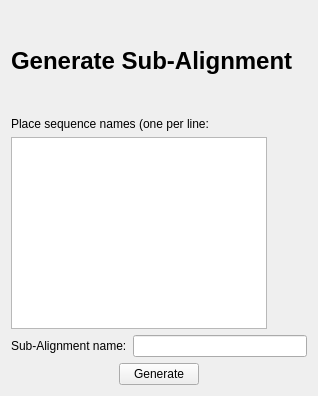
      <widget class="QWidget" name="page_36">
       <layout class="QGridLayout" name="gridLayout_36">
        <item row="0" column="0">
         <widget class="QLabel" name="label_100">
          <property name="minimumSize">
           <size>
            <width>0</width>
            <height>100</height>
           </size>
          </property>
          <property name="text">
           <string>&lt;html&gt;&lt;head/&gt;&lt;body&gt;&lt;p&gt;&lt;span style=&quot; font-size:xx-large; font-weight:600;&quot;&gt;Generate Sub-Alignment&lt;/span&gt;&lt;/p&gt;&lt;/body&gt;&lt;/html&gt;</string>
          </property>
          <property name="wordWrap">
           <bool>true</bool>
          </property>
         </widget>
        </item>
        <item row="1" column="0">
         <layout class="QVBoxLayout" name="verticalLayout_56">
          <item>
           <widget class="QLabel" name="label_101">
            <property name="text">
             <string>Place sequence names (one per line:</string>
            </property>
           </widget>
          </item>
          <item>
           <layout class="QHBoxLayout" name="horizontalLayout_91">
            <item>
             <widget class="QTextEdit" name="txtSequencesSubAlign"/>
            </item>
            <item>
             <spacer name="horizontalSpacer_85">
              <property name="orientation">
               <enum>Qt::Horizontal</enum>
              </property>
              <property name="sizeHint" stdset="0">
               <size>
                <width>40</width>
                <height>20</height>
               </size>
              </property>
             </spacer>
            </item>
           </layout>
          </item>
          <item>
           <layout class="QHBoxLayout" name="horizontalLayout_65">
            <item>
             <widget class="QLabel" name="label_102">
              <property name="text">
               <string>Sub-Alignment name:</string>
              </property>
             </widget>
            </item>
            <item>
             <widget class="QLineEdit" name="txtSequenceSubName"/>
            </item>
           </layout>
          </item>
          <item>
           <layout class="QHBoxLayout" name="horizontalLayout_69">
            <item>
             <spacer name="horizontalSpacer_83">
              <property name="orientation">
               <enum>Qt::Horizontal</enum>
              </property>
              <property name="sizeHint" stdset="0">
               <size>
                <width>40</width>
                <height>20</height>
               </size>
              </property>
             </spacer>
            </item>
            <item>
             <widget class="QPushButton" name="cmdGenSubALign2">
              <property name="text">
               <string>Generate</string>
              </property>
             </widget>
            </item>
            <item>
             <spacer name="horizontalSpacer_84">
              <property name="orientation">
               <enum>Qt::Horizontal</enum>
              </property>
              <property name="sizeHint" stdset="0">
               <size>
                <width>40</width>
                <height>20</height>
               </size>
              </property>
             </spacer>
            </item>
           </layout>
          </item>
         </layout>
        </item>
       </layout>
      </widget>
